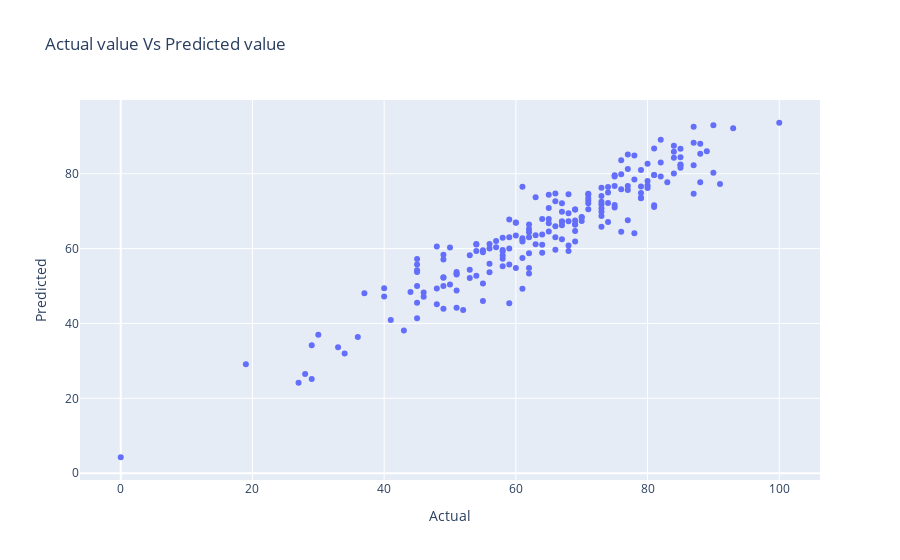

Notebook cell for this chart:
### Markdown cell above
### Plot y_pred and y_test

### Code cell
fig = px.scatter(x=y_test, y=y_pred, title="Actual value Vs Predicted value", labels={"x":"Actual", "y":"Predicted"})
fig.show()

### Figure 1 — Plotly figure (JSON) as saved in the notebook; plotly's stock layout.template omitted (floating-point values rounded to 4 significant figures; data arrays with more than 128 entries replaced by an {"elided": "..."} marker saying what was removed)
{"data": [{"hovertemplate": "Actual=%{x}<br>Predicted=%{y}<extra></extra>", "legendgroup": "", "marker": {"color": "#636efa", "symbol": "circle"}, "mode": "markers", "name": "", "orientation": "v", "showlegend": false, "type": "scatter", "x": {"elided": "200 int values"}, "xaxis": "x", "y": {"elided": "200 float values"}, "yaxis": "y"}], "layout": {"legend": {"tracegroupgap": 0}, "title": {"text": "Actual value Vs Predicted value"}, "xaxis": {"anchor": "y", "domain": [0, 1], "title": {"text": "Actual"}}, "yaxis": {"anchor": "x", "domain": [0, 1], "title": {"text": "Predicted"}}}}
